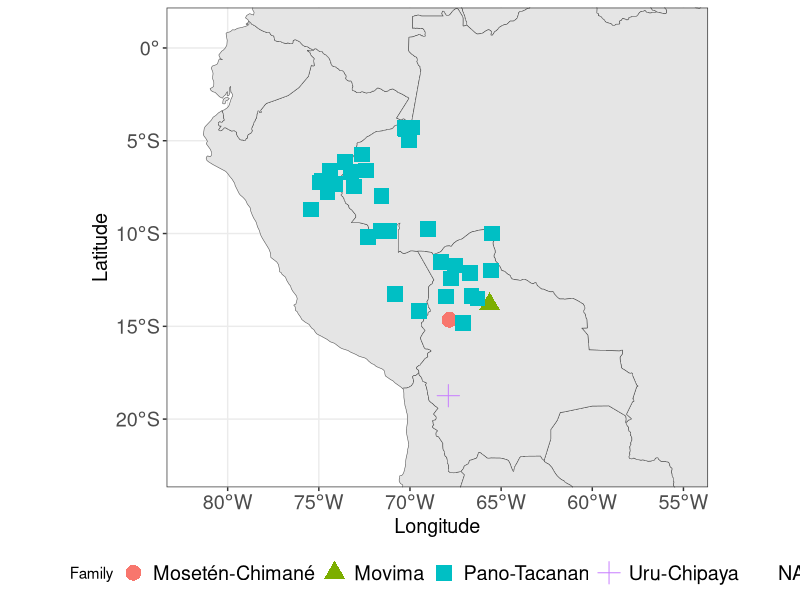

Recreate this plot in R.
library(tidyverse)
library(ggrepel)
library(rnaturalearth)
library(rnaturalearthdata)
library(viridis)


# Loading the data
langs <- read_csv('../cldf/languages.csv')

# Downloading the map
spdf_sa <- ne_countries(continent = c("south america"),
                        scale = "medium", 
                        returnclass = "sf")

map_lex <- ggplot(data=langs) +
  geom_sf(data = spdf_sa) +
  coord_sf(ylim=c(-22.5, 1), xlim= c(-82, -55)) +
  # coord_sf(ylim=c(-55, 10), xlim= c(-88.5, -35)) +
  geom_point(aes(x=Longitude,y=Latitude, shape=Family, color=Family),
             size=5) +
  # geom_label_repel(box.padding=1,
  #                  point.padding = 0.3,
  #                  aes(Longitude, Latitude, label=Name),
  #                  size=4,
  #                  max.overlaps = Inf) +
  # scale_shape_manual(values =c("Mayoruna"=21, "Panoan"=22, "Tacanan"=24)) +
  scale_fill_viridis_d(guide = "legend") +
  # labs(caption = "Data: Glottolog") +
  theme_bw() +
  theme(legend.position="bottom",
        axis.title = element_text(size = rel(1.3)),
        axis.text = element_text(size = rel(1.3)),
        legend.text = element_text(size = rel(1.3))) # +
  # guides(fill = guide_legend(
  #   override.aes=list(shape = c(21, 22, 24)),
  #   ""),
  #   shape = "none")

ggsave('images/fig_map.png', map_lex, width=2400, height=3000, units="px")
